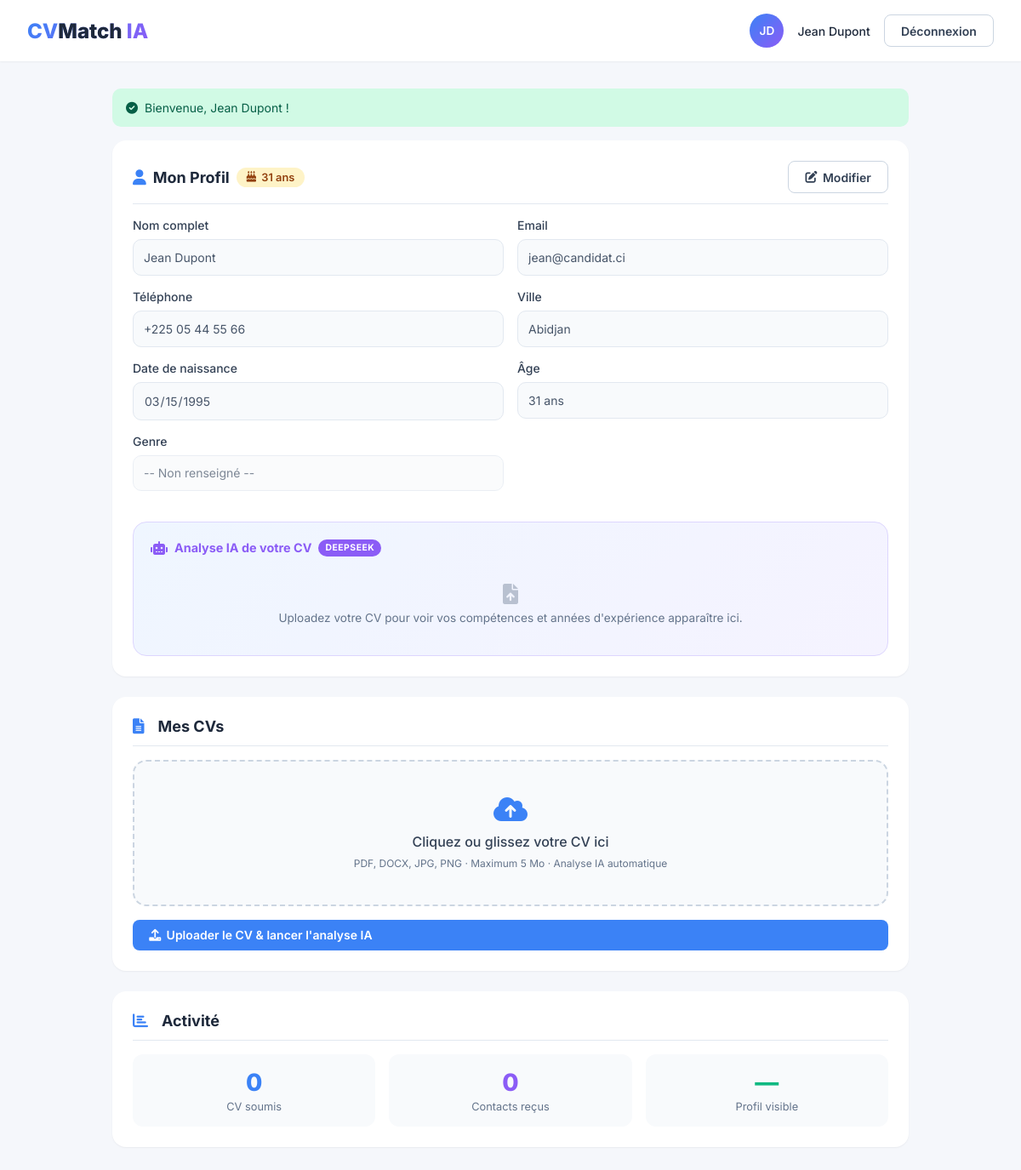
/dashboard-candidat.php (signed in), run on the app's committed database.
### tables this page shows
CREATE TABLE users (
    id INT AUTO_INCREMENT PRIMARY KEY,
    nom VARCHAR(200) NOT NULL,
    email VARCHAR(150) NOT NULL UNIQUE,
    password_hash VARCHAR(255) NOT NULL,
    role ENUM('candidat', 'recruteur', 'admin') DEFAULT 'candidat',
    telephone VARCHAR(20) DEFAULT NULL,
    ville VARCHAR(100) DEFAULT NULL,
    entreprise VARCHAR(200) DEFAULT NULL,
    date_naissance DATE DEFAULT NULL,
    created_at TIMESTAMP DEFAULT CURRENT_TIMESTAMP,
    updated_at TIMESTAMP DEFAULT CURRENT_TIMESTAMP ON UPDATE CURRENT_TIMESTAMP
);

### includes/functions.php (called while the page is built, shortened)
<?php
function clean(string $str): string {
    return htmlspecialchars($str, ENT_QUOTES, 'UTF-8');
}
function getInitiales(string $nom): string {
    $mots = explode(' ', trim($nom));
    $initiales = '';
    foreach ($mots as $mot) {
        $initiales .= strtoupper(mb_substr($mot, 0, 1));
    }
    return mb_substr($initiales, 0, 2);
}
function getFlash(): ?array {
    if (isset($_SESSION['flash'])) {
        $flash = $_SESSION['flash'];
        return $flash;
    }
    return null;
}

### dashboard-candidat.php (the view, shortened to what this page needs)
<?php
require_once __DIR__ . '/includes/functions.php';
$user  = getCurrentUser();
$db    = getDB();
$flash = getFlash();
$stmt = $db->prepare("SELECT * FROM users WHERE id = ?");
$stmt->execute([$user['id']]);
$profil = $stmt->fetch();
$stmt = $db->prepare("SELECT * FROM cvs WHERE user_id = ? ORDER BY uploaded_at DESC");
$stmt->execute([$user['id']]);
$cvs = $stmt->fetchAll();
$cv = $cvs[0] ?? null;
$age = null;
if (!empty($profil['date_naissance'])) {
    $dob = new DateTime($profil['date_naissance']);
    $now = new DateTime();
    $age = (int)$now->diff($dob)->y;
}
?>
<!DOCTYPE html>
<html lang="fr">
<head>
    <link rel="stylesheet" href="https://cdnjs.cloudflare.com/ajax/libs/font-awesome/6.0.0-beta3/css/all.min.css">
</head>
<body>
<nav class="navbar">
    <a href="index.php" class="logo">CV<span>Match</span> IA</a>
    <div class="user-info">
        <div class="user-avatar"><?= getInitiales($profil['nom']) ?></div>
        <span style="font-weight:500;font-size:.875rem;"><?= clean($profil['nom']) ?></span>
        <a href="logout.php" class="btn btn-outline">Déconnexion</a>
    </div>
</nav>
<div class="container">
    <?php if ($flash): ?>
        <div class="alert alert-<?= $flash['type'] === 'success' ? 'success' : 'error' ?>">
            <i class="fas fa-<?= $flash['type'] === 'success' ? 'check-circle' : 'exclamation-circle' ?>"></i>
            <?= clean($flash['message']) ?>
        </div>
    <?php endif; ?>
    <div class="card">
        <div class="card-header">
            <h2>
                <i class="fas fa-user" style="color:var(--primary);"></i>
                Mon Profil
                <?php if ($age !== null): ?>
                    <span class="age-badge"><i class="fas fa-birthday-cake"></i> <?= $age ?> ans</span>
                <?php endif; ?>
            </h2>
            <button class="btn btn-outline" id="editBtn" onclick="toggleEdit()">
                <i class="fas fa-edit"></i> Modifier
            </button>
        </div>
        <form method="POST" action="dashboard-candidat.php" id="profilForm">
            <div class="form-row">
                <div class="form-group">
                    <label>Nom complet</label>
                    <input type="text" name="nom" id="inputNom" value="<?= clean($profil['nom']) ?>" readonly>
                </div>
                <div class="form-group">
                    <label>Email</label>
                    <input type="email" id="inputEmail" value="<?= clean($profil['email']) ?>" readonly>
                </div>
            </div>
            <div class="form-row">
                <div class="form-group">
                    <label>Téléphone</label>
                    <input type="tel" name="telephone" id="inputTel"
                           value="<?= clean($profil['telephone'] ?? '') ?>" readonly placeholder="Non renseigné">
                </div>
                <div class="form-group">
                    <label>Ville</label>
                    <input type="text" name="ville" id="inputVille"
                           value="<?= clean($profil['ville'] ?? '') ?>" readonly placeholder="Non renseignée">
                </div>
            </div>
            <div class="form-row">
                <div class="form-group">
                    <label>Date de naissance</label>
                    <input type="date" name="date_naissance" id="inputDob"
                           value="<?= clean($profil['date_naissance'] ?? '') ?>"
                           max="<?= date('Y-m-d', strtotime('-16 years')) ?>"
                           readonly>
                </div>
                <div class="form-group">
                    <label>Âge</label>
                    <input type="text" id="inputAge"
                           value="<?= $age !== null ? $age . ' ans' : 'Non renseigné' ?>" readonly>
                </div>
            </div>
            <div class="form-row">
                <div class="form-group">
                    <label>Genre</label>
                    <select name="genre" id="inputGenre" disabled>
                        <option value="">-- Non renseigné --</option>
                    </select>
                </div>
                <div class="form-group">
                </div>
            </div>
        </form>
        <div class="ia-section">
            <div class="ia-section-header">
                <i class="fas fa-robot" style="color:var(--secondary);"></i>
                <h3>Analyse IA de votre CV</h3>
                <span class="ia-badge">DeepSeek</span>
            </div>
            <?php if ($cv && (!empty($cv['competences_extraites']) || $cv['annees_experience'] > 0)): ?>
                <div class="ia-fields">
                    <div class="ia-field" style="grid-column: 1 / -1;">
                        <label><i class="fas fa-tools" style="margin-right:.35rem;color:var(--secondary);"></i>Compétences détectées</label>
                        <div class="ia-value">
                            <?php
                            $competences = trim($cv['competences_extraites'] ?? '');
                            if ($competences):
                                foreach (array_filter(array_map('trim', explode(',', $competences))) as $tag):
                                    echo '<span class="competence-tag">' . clean($tag) . '</span>';
                                endforeach;
                            else: ?>
                                <span class="empty">Aucune compétence détectée</span>
                            <?php endif; ?>
                        </div>
                    </div>
                    <div class="ia-field">
                        <label><i class="fas fa-briefcase" style="margin-right:.35rem;color:var(--primary);"></i>Années d'expérience</label>
                        <div class="ia-value">
                            <?php if ($cv['annees_experience'] > 0): ?>
                                <span class="exp-value"><?= (int)$cv['annees_experience'] ?></span>
                                <span class="exp-label">an<?= $cv['annees_experience'] > 1 ? 's' : '' ?> d'expérience</span>
                            <?php else: ?>
                                <span class="empty">Non déterminé</span>
                            <?php endif; ?>
                        </div>
                    </div>
                    <?php if (!empty($cv['formation'])): ?>
                    <div class="ia-field">
                        <label><i class="fas fa-graduation-cap" style="margin-right:.35rem;color:var(--success);"></i>Formation</label>
                        <div class="ia-value"><?= clean($cv['formation']) ?></div>
                    </div>
                    <?php endif; ?>
                </div>
                <p style="font-size:.75rem;color:var(--gray-500);margin-top:.75rem;text-align:right;">
                    <i class="fas fa-info-circle"></i>
                    Extrait automatiquement depuis votre CV le <?= date('d/m/Y', strtotime($cv['uploaded_at'])) ?>
                </p>
            <?php else: ?>
                <div class="ia-empty-notice">
                    <i class="fas fa-file-upload"></i>
                    <p>Uploadez votre CV pour voir vos compétences et années d'expérience apparaître ici.</p>
                </div>
            <?php endif; ?>
        </div>
    </div>
    <div class="card">
        <div class="card-header">
            <h2><i class="fas fa-file-alt" style="color:var(--primary);margin-right:.5rem;"></i> Mes CVs</h2>
        </div>
        <form method="POST" action="upload-cv.php" enctype="multipart/form-data" id="uploadForm" style="margin-top:1rem;">
            <div class="upload-zone" id="uploadZone" onclick="document.getElementById('cvFile').click()">
                <i class="fas fa-cloud-upload-alt"></i>
                <p><?= !empty($cvs) ? 'Ajouter un autre CV' : 'Cliquez ou glissez votre CV ici' ?></p>
                <small>PDF, DOCX, JPG, PNG · Maximum 5 Mo · Analyse IA automatique</small>
            </div>
            <button type="submit" class="btn btn-primary" id="uploadBtn" style="width:100%;" disabled>
                <i class="fas fa-upload"></i> Uploader le CV &amp; lancer l'analyse IA
            </button>
        </form>
    </div>
    <div class="card">
        <div class="card-header">
            <h2><i class="fas fa-chart-bar" style="color:var(--primary);margin-right:.5rem;"></i> Activité</h2>
        </div>
        <div style="display:grid; grid-template-columns: repeat(auto-fit, minmax(150px,1fr)); gap:1rem;">
            <div style="text-align:center; padding:1rem; background:var(--gray-50); border-radius:12px;">
                <div style="font-size:1.75rem; font-weight:800; color:var(--primary);"><?= count($cvs) ?></div>
                <div style="font-size:.8rem; color:var(--gray-500); margin-top:.25rem;">CV soumis</div>
            </div>
            <div style="text-align:center; padding:1rem; background:var(--gray-50); border-radius:12px;">
                <?php
                $stmtC = $db->prepare("SELECT COUNT(*) as total FROM contacts WHERE candidat_id = ?");
                $stmtC->execute([$user['id']]);
                $contactCount = $stmtC->fetch()['total'];
                ?>
                <div style="font-size:1.75rem; font-weight:800; color:var(--secondary);"><?= $contactCount ?></div>
                <div style="font-size:.8rem; color:var(--gray-500); margin-top:.25rem;">Contacts reçus</div>
            </div>
            <div style="text-align:center; padding:1rem; background:var(--gray-50); border-radius:12px;">
                <div style="font-size:1.75rem; font-weight:800; color:var(--success);">
                    <?= !empty($cvs) ? '✓' : '—' ?>
                </div>
                <div style="font-size:.8rem; color:var(--gray-500); margin-top:.25rem;">Profil visible</div>
            </div>
        </div>
    </div>
</div>
</body>
</html>

### data on the page
users: nom "JD", nom "Jean Dupont", date_naissance "31", email "jean@candidat.ci", telephone "+225 05 44 55 66", ville "Abidjan", date_naissance "03/15/1995", date_naissance "31 ans"

### other printed values
$flash['message'] "Bienvenue, Jean Dupont !"
count($cvs) "0"
$contactCount "0"
